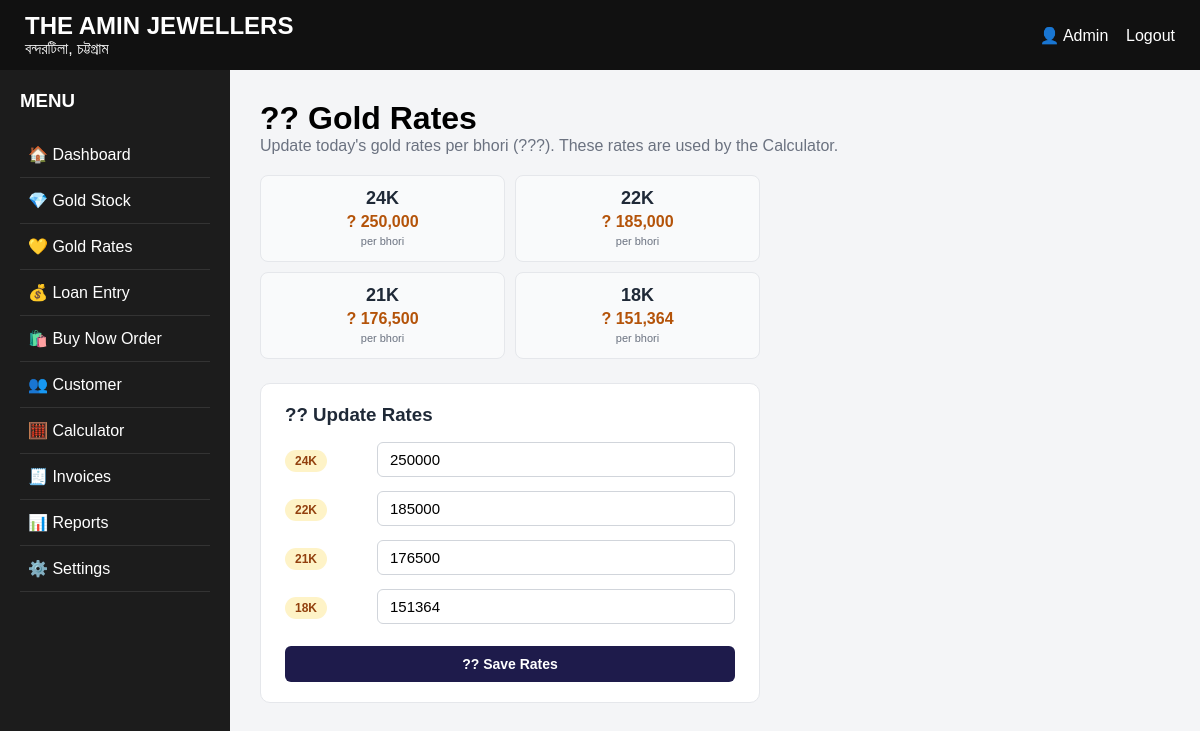
Page /gold-sale (signed in) on the committed database.
### tables this page shows
CREATE TABLE gold_rates (
            id INTEGER PRIMARY KEY AUTOINCREMENT,
            karat TEXT UNIQUE NOT NULL,
            rate REAL NOT NULL
        );

### app.py (the view, shortened to what this page needs)
@app.route("/gold-sale", methods=["GET", "POST"])
@login_required
def gold_sale():
    conn = get_db()
    message = None
    rates = conn.execute("SELECT karat, rate FROM gold_rates ORDER BY karat DESC").fetchall()
    return render_template("gold_sale.html", rates=rates, message=message)

### app.py (called while the page is built)
def get_db():
    if "db" not in g:
        g.db = sqlite3.connect(DATABASE)
        g.db.row_factory = sqlite3.Row
    return g.db

def login_required(f):
    @wraps(f)
    def decorated_function(*args, **kwargs):
        if "user" not in session:
            return redirect("/")
        return f(*args, **kwargs)
    return decorated_function

### templates/gold_sale.html (shortened to what this page needs)
{% extends "base.html" %}
{% block content %}
<h1>?? Gold Rates</h1>
<p style="color:#6b7280; margin-bottom:20px;">Update today's gold rates per bhori (???). These rates are used by the Calculator.</p>
<div class="current-rates">
    {% for r in rates %}
    <div class="rate-display">
        <div class="karat">{{ r['karat'] }}</div>
        <div class="rate">? {{ "{:,.0f}".format(r['rate']) }}</div>
        <small>per bhori</small>
    </div>
    {% endfor %}
</div>
<div class="rate-card">
    <h3 style="margin-bottom:16px; color:#1f2937;">?? Update Rates</h3>
    <form method="POST">
        {% for r in rates %}
        <div class="rate-row">
            <label><span class="karat-badge">{{ r['karat'] }}</span></label>
            <input type="number" name="rate_{{ r['karat'] }}" value="{{ r['rate']|int }}" placeholder="Rate per bhori" min="0" step="1" required>
        </div>
        {% endfor %}
        <button type="submit" style="background:#1e1b4b; color:#fff; border:none; padding:10px 24px; border-radius:6px; font-size:14px; font-weight:700; cursor:pointer; width:100%; margin-top:8px;">
            ?? Save Rates
        </button>
    </form>
</div>
{% endblock %}

### static/css/style.css (style rules this page uses)
* { box-sizing: border-box; margin: 0; padding: 0; }
body { font-family: Arial, sans-serif; background: #f4f5f7; }

### templates/gold_sale.html (style rules this page uses)
.rate-card { background: #fff; border: 1px solid #e5e7eb; border-radius: 10px; padding: 20px 24px; max-width: 500px; }
.rate-row { display: flex; align-items: center; gap: 12px; margin-bottom: 14px; }
.rate-row label { width: 80px; font-weight: 700; color: #374151; font-size: 15px; }
.rate-row input { flex: 1; padding: 8px 12px; border: 1px solid #d1d5db; border-radius: 6px; font-size: 15px; }
.karat-badge { background: #fef3c7; color: #92400e; padding: 4px 10px; border-radius: 12px; font-size: 12px; font-weight: bold; }
.current-rates { display: grid; grid-template-columns: repeat(2, 1fr); gap: 10px; margin-bottom: 24px; max-width: 500px; }
.rate-display { background: #f9fafb; border: 1px solid #e5e7eb; border-radius: 8px; padding: 12px 16px; text-align: center; }
.rate-display .karat { font-weight: 800; font-size: 18px; color: #1f2937; }
.rate-display .rate { color: #b45309; font-size: 16px; font-weight: 700; margin-top: 4px; }
.rate-display small { color: #6b7280; font-size: 11px; }

### rows in the picture
gold_rates: karat "24K", rate "250,000", rate "250000"
gold_rates: karat "22K", rate "185,000", rate "185000"
gold_rates: karat "21K", rate "176,500", rate "176500"
gold_rates: karat "18K", rate "151,364", rate "151364"

### other values in the picture
{{ username or 'Admin' }} "Admin"
